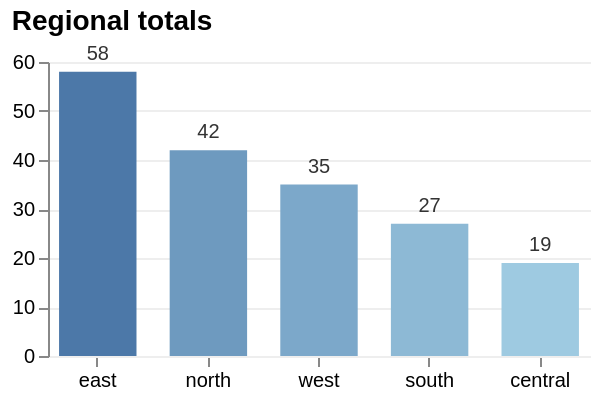

The specification (Vega-Lite) saved for this image:
### Vega specification from a JSON file in a GitHub repository (floating-point values rounded to 4 significant figures)
{"$schema": "https://vega.github.io/schema/vega/v6.json", "description": "A bar chart a reader can change. Every control below the chart was asked for by the specification itself, through the bind blocks on its signals: a slider for the bars' width, a checkbox for the labels, a choice of palette and of what to sort by, and a field for the heading. Nothing about the controls is in the app — the specification names them, the engine describes them, and the host draws whatever it has.", "width": 300, "height": 200, "padding": 5, "autosize": {"type": "fit", "contains": "padding"}, "signals": [{"name": "barWidth", "value": 0.7, "bind": {"input": "range", "min": 0.2, "max": 0.95, "step": 0.05, "name": "bar width"}}, {"name": "labels", "value": true, "bind": {"input": "checkbox", "name": "value labels"}}, {"name": "palette", "value": "blues", "bind": {"input": "select", "options": ["blues", "oranges", "greens"], "labels": ["blue", "orange", "green"], "name": "palette"}}, {"name": "order", "value": "descending", "bind": {"input": "radio", "options": ["descending", "ascending"], "labels": ["tallest first", "smallest first"], "name": "sort"}}, {"name": "heading", "value": "Regional totals", "bind": {"input": "text", "name": "heading"}}, {"name": "tint", "update": "palette === 'blues' ? '#4c78a8' : palette === 'oranges' ? '#f58518' : '#54a24b'"}, {"name": "faded", "update": "palette === 'blues' ? '#9ecae1' : palette === 'oranges' ? '#ffbf79' : '#a1d99b'"}], "data": [{"name": "table", "values": [{"c": "north", "v": 42}, {"c": "south", "v": 27}, {"c": "east", "v": 58}, {"c": "west", "v": 35}, {"c": "central", "v": 19}]}], "scales": [{"name": "x", "type": "band", "domain": {"data": "table", "field": "c", "sort": {"op": "min", "field": "v", "order": {"signal": "order"}}}, "range": "width", "paddingInner": {"signal": "1 - barWidth"}, "paddingOuter": 0.1}, {"name": "y", "type": "linear", "domain": {"data": "table", "field": "v"}, "range": "height", "nice": true, "zero": true}, {"name": "shade", "type": "linear", "domain": {"data": "table", "field": "v"}, "range": [{"signal": "faded"}, {"signal": "tint"}]}], "axes": [{"orient": "bottom", "scale": "x"}, {"orient": "left", "scale": "y", "tickCount": 5, "grid": true, "gridColor": "#eeeeee"}], "title": {"text": {"signal": "heading"}, "anchor": "start", "fontSize": 14}, "marks": [{"type": "rect", "from": {"data": "table"}, "encode": {"enter": {"x": {"scale": "x", "field": "c"}, "width": {"scale": "x", "band": 1}, "y": {"scale": "y", "field": "v"}, "y2": {"scale": "y", "value": 0}, "fill": {"scale": "shade", "field": "v"}, "tooltip": {"signal": "datum.c + ': ' + datum.v"}}}}, {"type": "text", "from": {"data": "table"}, "encode": {"enter": {"x": {"scale": "x", "field": "c", "band": 0.5}, "y": {"scale": "y", "field": "v", "offset": -4}, "text": {"field": "v"}, "align": {"value": "center"}, "baseline": {"value": "bottom"}, "fontSize": {"value": 10}, "fill": {"value": "#333333"}, "opacity": {"signal": "labels ? 1 : 0"}}}}]}
